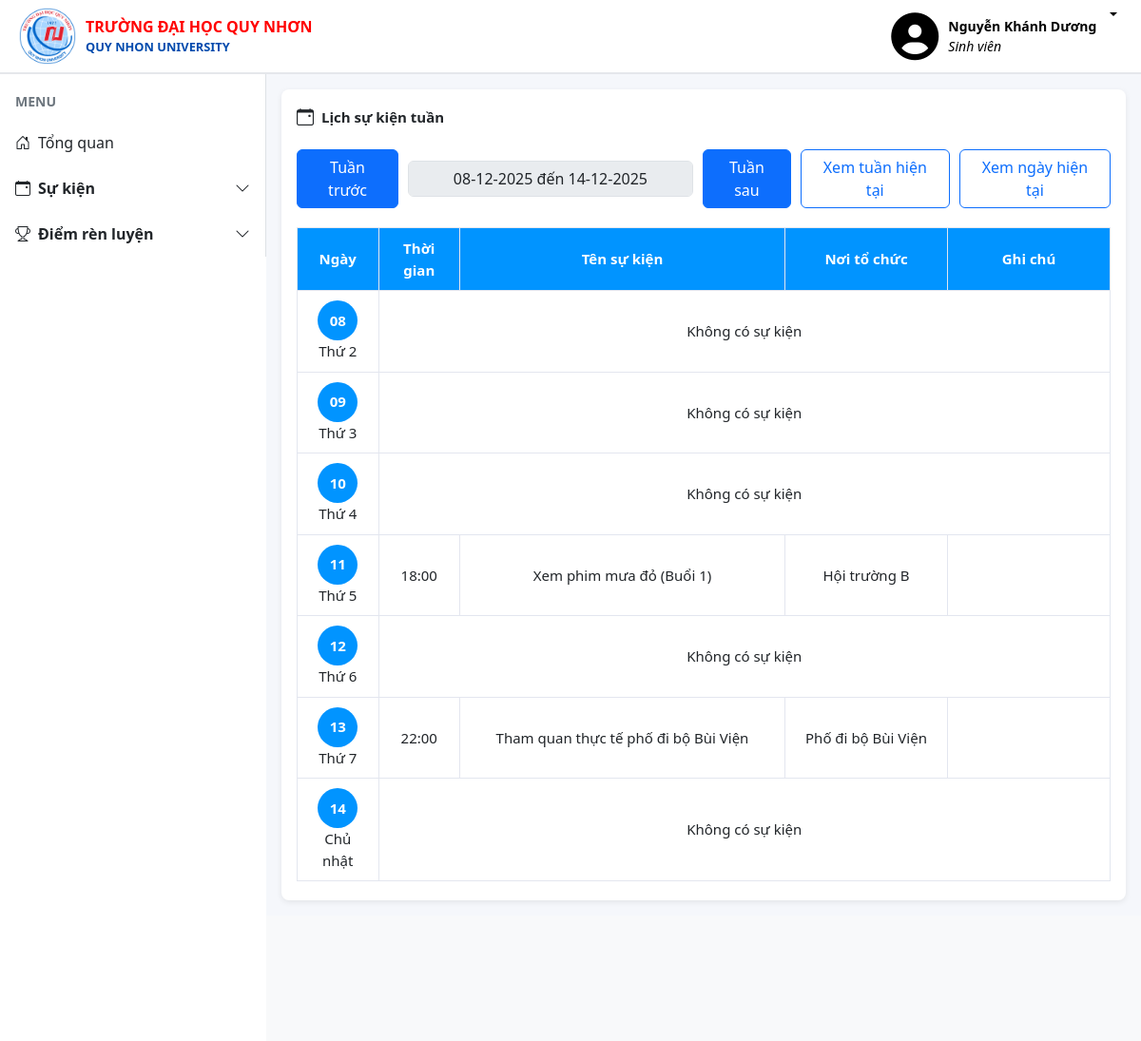
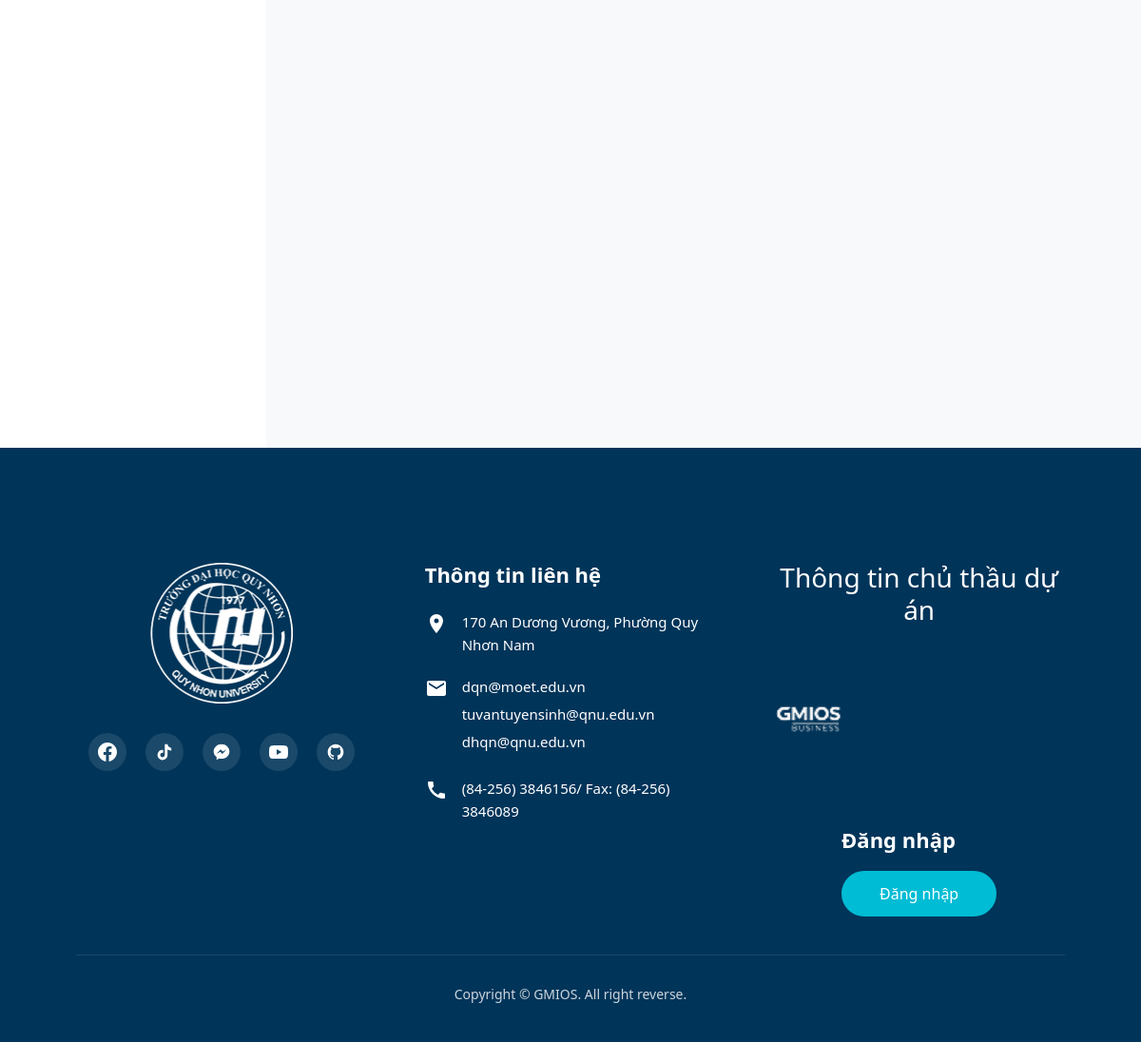
The app's page /Student/LichSuKien?StartDate=08-12-2025&EndDate=14-12-2025 (signed in) with its own data (2 pictures, top to bottom).
### tables this page shows
CREATE TABLE `sukien` (
  `MaSK` int(11) NOT NULL,
  `TenSK` varchar(255) DEFAULT NULL,
  `ThoiGianMoDK` datetime DEFAULT NULL,
  `ThoiGianDongDK` datetime DEFAULT NULL,
  `ThoiGianBatDauSK` datetime DEFAULT NULL,
  `ThoiGianKetThucSK` datetime DEFAULT NULL,
  `GioiHanThamGia` int(11) DEFAULT NULL,
  `NoiToChuc` varchar(255) NOT NULL,
  `DiemCong` int(11) NOT NULL,
  `MaKhoa` varchar(10) DEFAULT NULL,
  `GhiChu` text DEFAULT NULL,
  `MaHK` varchar(10) NOT NULL
);

### app/Controllers/studentController.php (called while the page is built, shortened)
<?php
    require_once __DIR__ . "/../Models/Event.php";
    class studentController
    {
        public  function showLichSK()
        {
            $eventModel = new Event();
            if(!isset($_GET['StartDate']) || !isset($_GET['EndDate']))
            {
                $startWeekDate = date('d-m-Y', strtotime('monday this week'));
                $endWeekDate = date('d-m-Y', strtotime('sunday this week'));
            }
            else
            {
                $startWeekDate = trim($_GET['StartDate']);
                $endWeekDate = trim($_GET['EndDate']);
            }
            $currentDate = $startWeekDate;
            while(strtotime($currentDate) <= strtotime($endWeekDate)) {
                $dailyEvents = $eventModel->getSKDaDangKyByDay($_SESSION['UID'], date('Y-m-d', strtotime($currentDate)));
                $listEventWeek[] = [
                    'date' => $currentDate,
                    'eventsList' => $dailyEvents
                ];
                $currentDate = date('d-m-Y', strtotime($currentDate . ' +1 day'));
            }
            include __DIR__ . "/../Views/layout.php" ;
        }
    }
?>

### app/Configs/database.php (called while the page is built, shortened)
<?php
class Database
{
    private static $servername = "localhost";
    private static $username = "root";
    private static $password = "";
    private static $dbname = "qnuevent";
    private static $conn = null;
    public static function getConnection()
    {
        if (self::$conn === null) {
            self::$conn = new mysqli(self::$servername, self::$username, self::$password, self::$dbname);
        }
        return self::$conn;
    }
}
?>

### app/Models/Event.php (called while the page is built, shortened)
<?php
    class Event
    {
        private $conn;
        public function __construct()
        {
           require_once __DIR__ . "/../Configs/database.php";
           $this->conn = Database::getConnection();
        }
        public function getSKDaDangKyByDay($MSSV, $date)
        {
            $data = [];
            $sttm = $this->conn->prepare("SELECT SuKien.*
                FROM dksukien
                JOIN sukien ON sukien.MaSK = dksukien.MaSK
                WHERE TrangThai = 'Đăng ký'
                AND MSSV = ?
                AND DATE(ThoiGianBatDauSK) = ?");
            $sttm->bind_param('ss', $MSSV, $date);
            if($sttm->execute())
            {
                $result = $sttm->get_result();
                if(mysqli_num_rows($result) > 0)
                {
                    while($row = $result->fetch_assoc())
                    {
                        $data[] = $row;
                    }
                    return $data;
                }
                else
                {
                    return NULL;
                }
            }
            return NULL;
        }
    }
?>

### app/Views/Student/LichSuKien.php (the view)
<head>
    <link rel="stylesheet" href="assest/css/student/lichsukien.css">
</head>
<div class="event-schedule-container">
  <div class="event-card">
    <div class="event-header">
      <i class="bi bi-calendar-event"></i>
      <span>Lịch sự kiện tuần</span>
    </div>
    <div class="time-select-box">
      <?php
        $today = date("d-m-Y");
        $currentDate = $today;
        if(isset($_GET['StartDate']))
        {
            $currentDate = trim($_GET['StartDate']);
        }
        $startOfCurrentWeek = date('d-m-Y', strtotime('monday this week'));
        $endOfCurrentWeek = date('d-m-Y', strtotime('sunday this week'));
        $startOfWeek = date('d-m-Y', strtotime('monday this week', strtotime($currentDate)));
        $endOfWeek   = date('d-m-Y', strtotime('sunday this week', strtotime($currentDate)));
        $preWeek = strtotime('-1 week', strtotime($currentDate));
        $startOfPreWeek = date('d-m-Y', strtotime('monday this week', $preWeek));
        $endOfPreWeek   = date('d-m-Y', strtotime('sunday this week', $preWeek));
        $nextWeek = strtotime('+1 week', strtotime($currentDate));
        $startOfNextWeek = date('d-m-Y', strtotime('monday this week', $nextWeek));
        $endOfNextWeek   = date('d-m-Y', strtotime('sunday this week', $nextWeek));
      ?>
      <a class="btn btn-primary" href="Student/LichSuKien<?php echo "?StartDate=".$startOfPreWeek."&EndDate=$endOfPreWeek"; ?>">Tuần trước</a>
      <input type="text" class="form-control" readonly value="<?php echo $startOfWeek . " đến " . $endOfWeek ?>" >
      <a class="btn btn-primary" href="Student/LichSuKien<?php echo "?StartDate=".$startOfNextWeek."&EndDate=$endOfNextWeek"; ?>">Tuần sau</a>
      <a class="btn btn-outline-primary" href="Student/LichSuKien<?php echo "?StartDate=".$startOfCurrentWeek."&EndDate=$endOfCurrentWeek"; ?>">Xem tuần hiện tại</a>
      <a class="btn btn-outline-primary" href="Student/LichSuKien<?php echo "?StartDate=".$today."&EndDate=$today"; ?>">Xem ngày hiện tại</a>
    </div>
    <div class="event-table-wrapper">
      <table class="event-table">
  <colgroup>
    <col style="width: 10%;">
    <col style="width: 10%;">
    <col style="width: 40%;">
    <col style="width: 20%;">
    <col style="width: 20%;">
  </colgroup>
  <thead>
    <tr>
      <th>Ngày</th>
      <th>Thời gian</th>
      <th>Tên sự kiện</th>
      <th>Nơi tổ chức</th>
      <th>Ghi chú</th>
    </tr>
  </thead>
        <tbody>
          <?php
          foreach ($listEventWeek as $listEventDate)
          {
              $events = $listEventDate['eventsList'] ?? [];
              $rowspan = count($events);
              $thu = date('N', strtotime($listEventDate['date']));
              $mapThu = [
                  1 => 'Thứ 2',
                  2 => 'Thứ 3',
                  3 => 'Thứ 4',
                  4 => 'Thứ 5',
                  5 => 'Thứ 6',
                  6 => 'Thứ 7',
                  7 => 'Chủ nhật'
              ];
              if ($rowspan == 0) {
                  echo '<tr>';
                  echo '<td class="event-date" rowspan="1">
                          <span class="event-date-circle">'.date('d', strtotime($listEventDate['date'])).' </span>
                          <span class="event-day-label">'.$mapThu[$thu].'</span>
                          </td>';
                  echo '<td colspan="4" class="no-event">Không có sự kiện</td>';
                  echo '</tr>';
                  continue;
              }
              $first = true;
              foreach ($events as $event)
              {
                  echo '<tr>';
                  if ($first) {
                      echo '<td class="event-date" rowspan="'.$rowspan.'">
                              <span class="event-date-circle">'.date('d', strtotime($listEventDate['date'])).'</span>
                              <span class="event-day-label">'.$mapThu[$thu].'</span>
                            </td>';
                      echo '<td>'.(!empty($event['ThoiGianBatDauSK']) ? date('H:i', strtotime($event['ThoiGianBatDauSK'])) : '--:--').'</td>';
                      echo '<td>'.$event['TenSK'].'</td>';
                      echo '<td>'.$event['NoiToChuc'].'</td>';
                      echo '<td>'.$event['Ghi chú'].'</td>';
                      $first = false;
                  }
                  else
                  {
                      echo '<td>' . (!empty($event['ThoiGianBatDauSK']) ? date('H:i', strtotime($event['ThoiGianBatDauSK'])) : '--:--') . '</td>';
                              echo '<td>' . $event['TenSK'] . '</td>';
                              echo '<td>' . $event['NoiToChuc'] . '</td>';
                              echo '<td>' . $event['Ghi chú'] . '</td>';
                  }
                  echo '</tr>';
              }
          }
          ?>
        </tbody>
      </table>
    </div>
  </div>
</div>

### public/assest/css/footer.css (style rules this page uses)
* { margin: 0; padding: 0; box-sizing: border-box; }
body { font-family: Arial, sans-serif; }

### public/assest/css/layout.css (style rules this page uses)
* { padding: 0px; margin: 0px; box-sizing: border-box; }
body { background-color: #f6f8fb; }

### public/assest/css/student/lichsukien.css (style rules this page uses)
.event-schedule-container { font-family: system-ui, -apple-system, BlinkMacSystemFont, "Segoe UI", sans-serif; background: #f5f7fb; padding: 16px; }
.event-card { background: #fff; border-radius: 8px; box-shadow: 0 2px 6px rgba(0,0,0,0.08); padding: 16px 16px 20px; }
.event-header { display: flex; align-items: center; gap: 8px; font-weight: 600; font-size: 15px; margin-bottom: 8px; }
.event-header i { font-size: 18px; }
.event-table-wrapper { overflow-x: auto; }
.event-table { width: 100%; border-collapse: collapse; font-size: 20px; }
.event-table thead tr { background: #0194ff; color: #fff; }
.event-table th, .event-table td { padding: 10px 12px; border: 1px solid #e3e6ef; }
.event-table thead { text-align: center; }
.event-table tbody { text-align: center; }
.event-date-circle { display: inline-flex; align-items: center; justify-content: center; width: 42px; height: 42px; border-radius: 50%; background: #0194ff; color: #fff; font-weight: 700; margin: 4px 0; }
.event-table { width: 100%; border-collapse: collapse; font-size: 15px; table-layout: fixed }
.event-date { vertical-align: middle !important; align-content: center; }
.event-date span { display: flex; align-items: center; justify-content: center; margin: 0 auto; }
.time-select-box { display: flex; align-items: center; justify-content: flex-start ; gap: 10px; margin: 20px 0px; }
.time-select-box .form-control { max-width: 300px; text-align: center ; }

### app/Views/partials/menubar.php (style rules this page uses)
:root { --sidebar-width: 280px; }
body { background:#f8f9fa; }

### records on screen
sukien: date "11", thu "Thứ 5", ThoiGianBatDauSK "18:00", TenSK "Xem phim mưa đỏ (Buổi 1)", NoiToChuc "Hội trường B"
sukien: date "13", thu "Thứ 7", ThoiGianBatDauSK "22:00", TenSK "Tham quan thực tế phố đi bộ Bùi Viện", NoiToChuc "Phố đi bộ Bùi Viện"

### other values on screen
$_SESSION['FullName'] "Nguyễn Khánh Dương"
date('d', strtotime($listEventDate['date'])) "08"
$mapThu[$thu] "Thứ 2"
date('d', strtotime($listEventDate['date'])) "09"
$mapThu[$thu] "Thứ 3"
date('d', strtotime($listEventDate['date'])) "10"
$mapThu[$thu] "Thứ 4"
date('d', strtotime($listEventDate['date'])) "12"
$mapThu[$thu] "Thứ 6"
date('d', strtotime($listEventDate['date'])) "14"
$mapThu[$thu] "Chủ nhật"
